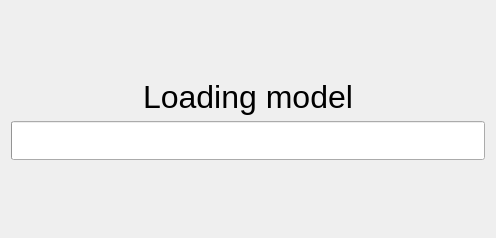
<?xml version="1.0" encoding="UTF-8"?>
<ui version="4.0">
 <class>OpeningFileDialogWindow</class>
 <widget class="QDialog" name="OpeningFileDialogWindow">
  <property name="geometry">
   <rect>
    <x>0</x>
    <y>0</y>
    <width>496</width>
    <height>238</height>
   </rect>
  </property>
  <property name="minimumSize">
   <size>
    <width>496</width>
    <height>238</height>
   </size>
  </property>
  <property name="maximumSize">
   <size>
    <width>496</width>
    <height>238</height>
   </size>
  </property>
  <property name="windowTitle">
   <string>Dialog</string>
  </property>
  <layout class="QVBoxLayout" name="verticalLayout">
   <item>
    <spacer name="verticalSpacer_2">
     <property name="orientation">
      <enum>Qt::Vertical</enum>
     </property>
     <property name="sizeHint" stdset="0">
      <size>
       <width>20</width>
       <height>40</height>
      </size>
     </property>
    </spacer>
   </item>
   <item>
    <widget class="QLabel" name="model_info">
     <property name="font">
      <font>
       <pointsize>24</pointsize>
      </font>
     </property>
     <property name="text">
      <string>Loading model</string>
     </property>
     <property name="alignment">
      <set>Qt::AlignCenter</set>
     </property>
    </widget>
   </item>
   <item>
    <widget class="QProgressBar" name="progress_bar">
     <property name="font">
      <font>
       <pointsize>20</pointsize>
       <bold>false</bold>
      </font>
     </property>
     <property name="maximum">
      <number>1000000</number>
     </property>
     <property name="value">
      <number>0</number>
     </property>
     <property name="textVisible">
      <bool>false</bool>
     </property>
     <property name="orientation">
      <enum>Qt::Horizontal</enum>
     </property>
     <property name="invertedAppearance">
      <bool>false</bool>
     </property>
     <property name="format">
      <string/>
     </property>
    </widget>
   </item>
   <item>
    <spacer name="verticalSpacer">
     <property name="orientation">
      <enum>Qt::Vertical</enum>
     </property>
     <property name="sizeHint" stdset="0">
      <size>
       <width>20</width>
       <height>40</height>
      </size>
     </property>
    </spacer>
   </item>
  </layout>
 </widget>
 <resources/>
 <connections/>
</ui>
